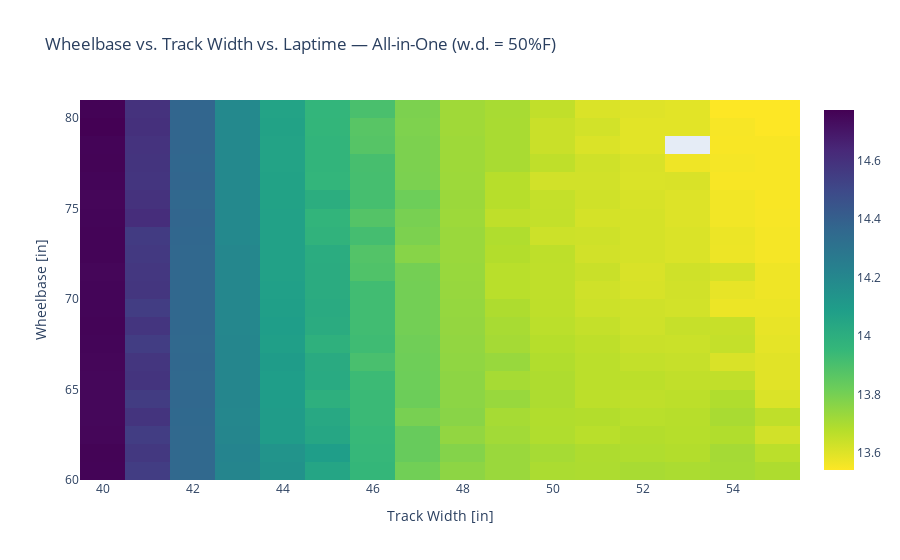

The notebook cell this image was saved under:
### Markdown cell above
# All-in-One

### Code cell
name = "All-in-One"
fig = show_laptimes(7, name)
fig.write_image("{}.png".format(name), width=1000, height=500)
fig.show()

### Figure 1 — Plotly figure (JSON) as saved in the notebook; plotly's stock layout.template omitted (floating-point values rounded to 4 significant figures; data arrays with more than 128 entries replaced by an {"elided": "..."} marker saying what was removed)
{"data": [{"colorscale": [[0, "#fde725"], [0.1111, "#b5de2b"], [0.2222, "#6ece58"], [0.3333, "#35b779"], [0.4444, "#1f9e89"], [0.5556, "#26828e"], [0.6667, "#31688e"], [0.7778, "#3e4989"], [0.8889, "#482878"], [1, "#440154"]], "hoverongaps": false, "type": "heatmap", "x": [40, 41, 42, 43, 44, 45, 46, 47, 48, 49, 50, 51, 52, 53, 54, 55], "y": [60.5, 61.5, 62.5, 63.5, 64.5, 65.5, 66.5, 67.5, 68.5, 69.5, 70.5, 71.5, 72.5, 73.5, 74.5, 75.5, 76.5, 77.5, 78.5, 79.5, 80.5], "z": {"elided": "21x16 float values"}}], "layout": {"title": {"text": "Wheelbase vs. Track Width vs. Laptime — All-in-One (w.d. = 50%F)"}, "xaxis": {"title": {"text": "Track Width [in]"}}, "yaxis": {"title": {"text": "Wheelbase [in]"}}}}
